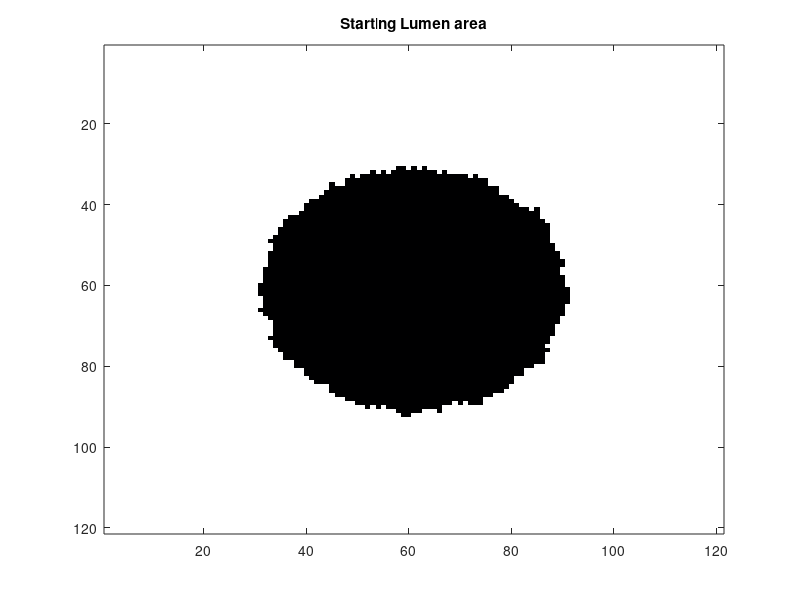
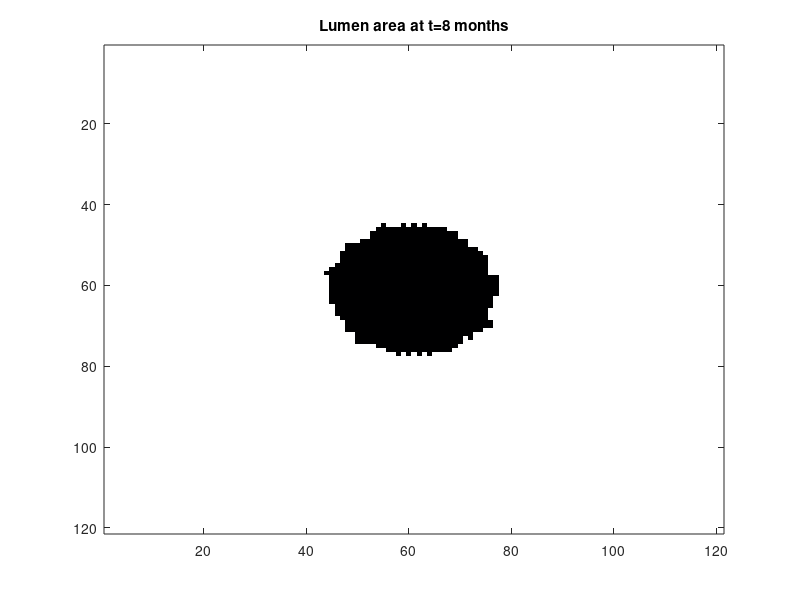

Write MATLAB code to recreate these figures, in order.
% lumen_area: plot the area of the lumen as a matrix of 1 and 0

%% Starting lumen area
clear variables
close all
clc

% Load the output of the ABM
load basic_solution % t=0 days

% lumen_hole already suited for our pourpose: just invert it for colormap
% purposes
temp=zeros(Nx,Ny);
for ii=1:Nx,
    for jj=1:Ny,
        
        if lumen_hole(ii,jj) == 0,
            temp(ii,jj) = 1;
        end
        
    end
end
clear ii jj
lumen_hole2 = temp; clear temp

% Show the area of the lumen
figure(1)
imagesc(lumen_hole2)
colormap(bone)
title('Starting Lumen area')


%% Lumen area at t=8 months
clear variables
% Load the output after the whole follow up
load data9

temp=zeros(Nx,Ny);
for ii=1:Nx,
    for jj=1:Ny,
        
        if lumen_hole(ii,jj) == 0,
            temp(ii,jj) = 1;
        end
        
    end
end
clear ii jj
lumen_hole2 = temp; clear temp

% Plot the lumen area
figure(2)
imagesc(lumen_hole2)
colormap(bone)
title('Lumen area at t=8 months')

